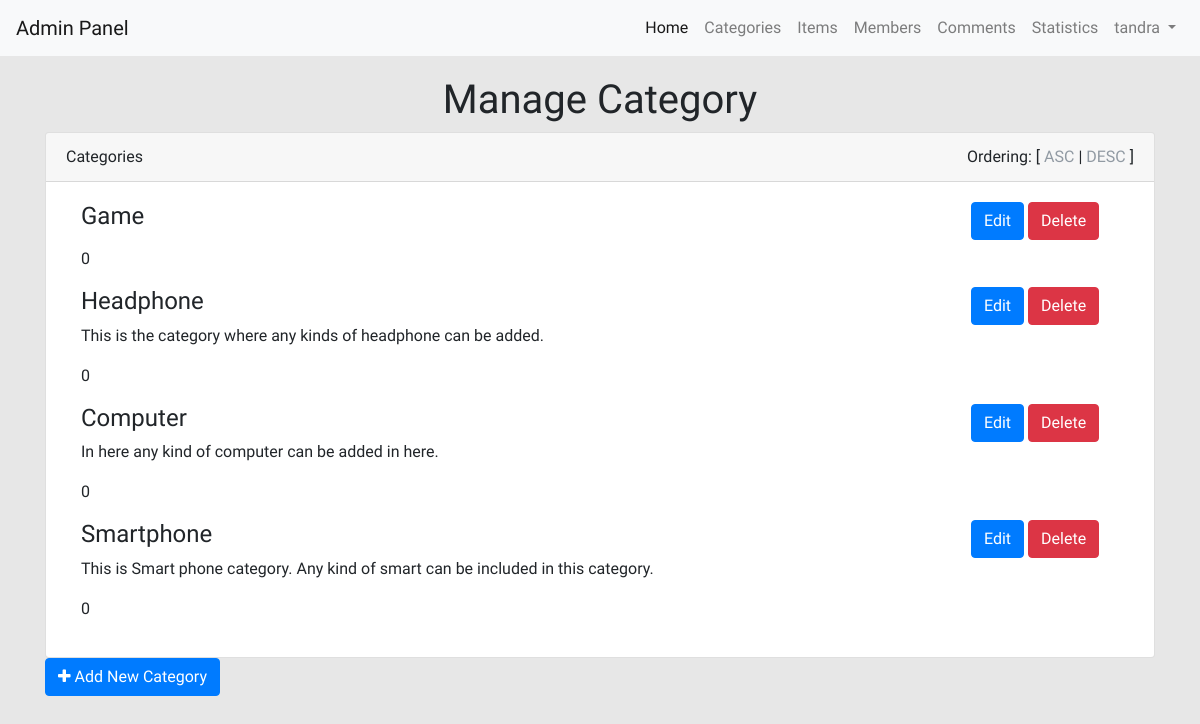
Page /admin/asd.php?sort=DESC (signed in) on the committed database.
### tables this page shows
CREATE TABLE `categories` (
  `Cat_id` int(11) NOT NULL,
  `Cat_name` varchar(255) NOT NULL,
  `Cat_description` varchar(255) NOT NULL,
  `Cat_parent` int(11) NOT NULL COMMENT 'Identify Parent and Child',
  `Cat_ordering` int(11) NOT NULL,
  `Cat_visibility` int(11) NOT NULL,
  `Cat_comments` int(11) NOT NULL,
  `Cat_ads` int(11) NOT NULL
);

### admin/asd.php (the view, shortened to what this page needs)
<?php
    if (isset($_SESSION['Username'])) {
        include 'init.php';
        $do = isset($_GET['do']) ? $_GET['do'] : 'manage';
        if ($do == 'manage') {
            $sort = 'ASC';
            $sort_array = array('ASC', 'DESC');
            if(isset($_GET['sort']) && in_array($_GET['sort'], $sort_array ) ){
                $sort = $_GET['sort'];
            }
            $stmt2 = $connection->prepare("SELECT * FROM categories WHERE Cat_parent = 0 ORDER BY Cat_ordering $sort");
            $stmt2->execute();
            $cats = $stmt2->fetchAll();
                if(!empty($cats)){ ?>
                    <div class="container">
                        <div class="row">
                            <div class="col-lg-12">
                                <h1 class="text-center">Manage Category</h1>
                            </div>
                            <div class="col-lg-12">
                                <div class="card">
                                    <div class="card-header">
                                        Categories
                                        <div class="pull-right">
                                            Ordering: [ <a class="<?php if($sort == 'ASC'){ echo 'active'; }   ?>" href="?sort=ASC">ASC</a> | <a class="<?php if($sort == 'DESC'){ echo 'active'; }   ?>" href="?sort=DESC">DESC</a> ]
                                        </div>
                                    </div>
                                    <div class="card-body">
                                        <?php
                                            foreach ($cats as $cat) {
                                                echo "<div class='container'>";
                                                    echo '<div class="row">';
                                                        echo '<div class="col-lg-10">';
                                                        echo "<h4>{$cat['Cat_name']}</h4>";
                                                        echo "<p>{$cat['Cat_description']}</p>";
                                                        echo "<p>{$cat['Cat_parent']}</p>";
                                                        echo '</div>';
                                                        echo '<div class="col-lg-2">';
                                                        echo "<a href='categories.php?do=edit&catid={$cat['Cat_id']}' class='btn btn-primary'>Edit</a>" ;
                                                            echo "<span> </span>";
                                                        echo "<a href='categories.php?do=delete&catid={$cat['Cat_id']}' class='btn btn-danger'>Delete</a>" ;
                                                        echo '</div>';
                                                    echo '</div>';
                                                echo "</div>";
                                            }
                                        ?>
                                    </div>
                                </div>
                            </div>
                            <div class="col-lg-12">
                                <a href="categories.php?do=add" class="btn btn-primary"><i class="fa fa-plus"></i> Add New Category</a>
                            </div>
                        </div>
                    </div>
<?php
                }
        }
        include $tpl . 'footer.php';
    }else{
        header('Location: index.php');
        exit();
    }
?>

### admin/layout/css/backend.css (style rules this page uses)
* { padding: 0; margin: 0; }
body { font-family: "Spartan", sans-serif; background-color: #e7e7e7; min-height: 100vh; }
a { color: #919aa3; }

### rows in the picture
categories: Cat_name "Game", Cat_parent "0"
categories: Cat_name "Headphone", Cat_description "This is the category where any kinds of headphone can be added.", Cat_parent "0"
categories: Cat_name "Computer", Cat_description "In here any kind of computer can be added in here.", Cat_parent "0"
categories: Cat_name "Smartphone", Cat_description "This is Smart phone category. Any kind of smart can be included in this category.", Cat_parent "0"

### other values in the picture
lang('HOME_ADMIN') "Admin Panel"
lang('CATEGORIES') "Categories"
lang('ITEMS') "Items"
lang('MEMBERS') "Members"
lang('COMMENTS') "Comments"
lang('STATISTICS') "Statistics"
$_SESSION['Username'] "tandra"
